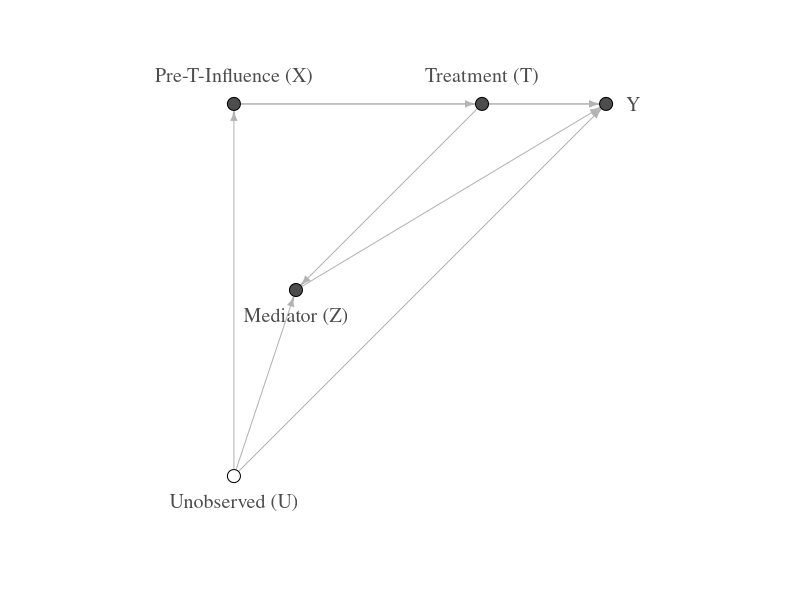
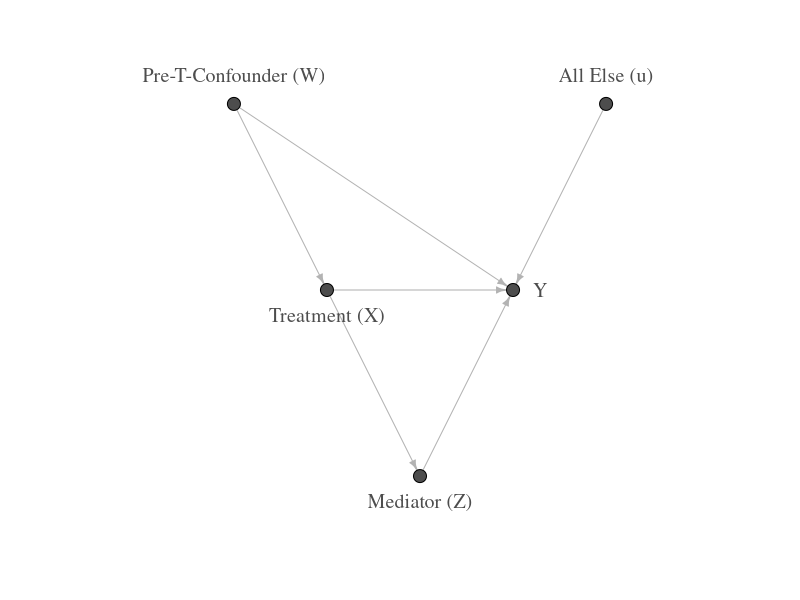
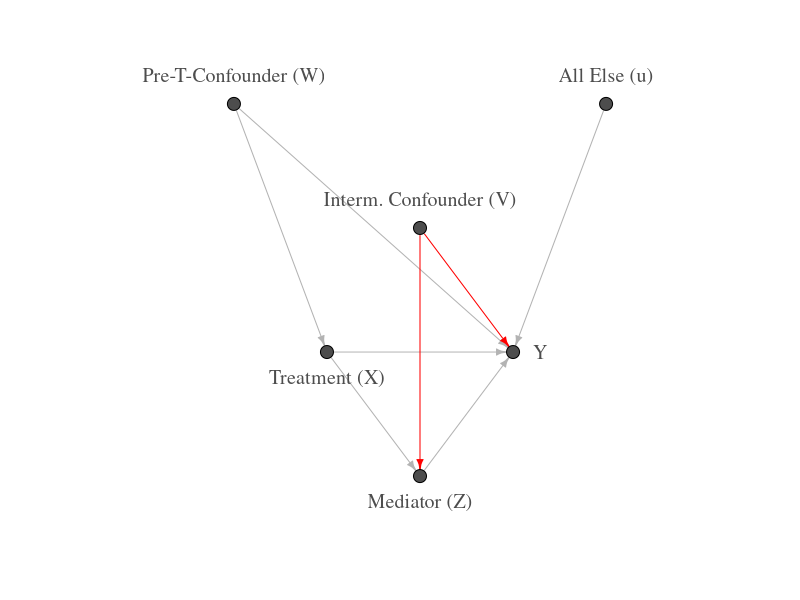
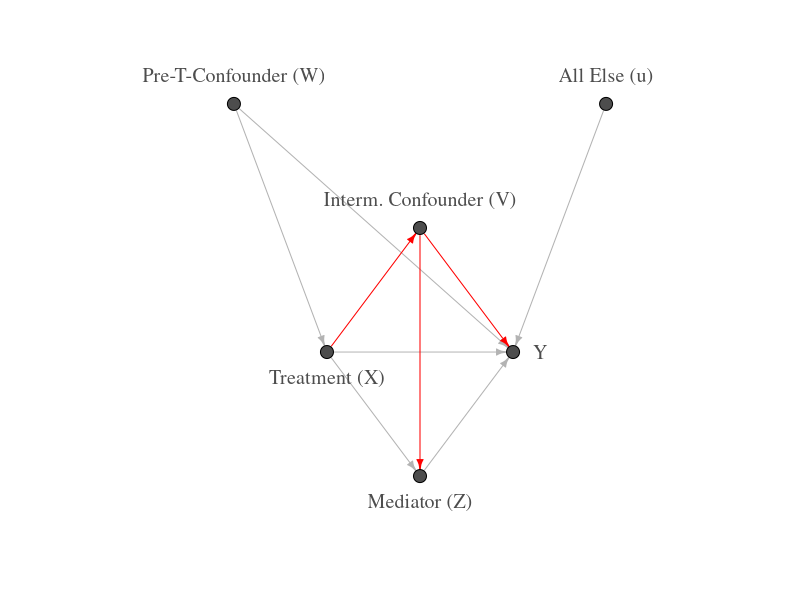

The R source for these figures, in order:
## ---- chunk 1
library(igraph)
library(tibble)
## ---- chunk 2
Nodes <- tribble(
  ~nodes,                 ~x, ~y, 
  "Pre-T-Influence (X)",   0,  1,  
  "Treatment (T)",         4,  1,  
  "Y",                     6,  1,  
  "Mediator (Z)",          1,  0,
  "Unobserved (U)",        0, -1)
Edges <- tribble(
  ~from,                 ~to,
  "Pre-T-Influence (X)", "Treatment (T)",
  "Pre-T-Influence (X)", "Y",
  "Treatment (T)",        "Y",
  "Treatment (T)",        "Mediator (Z)",
  "Mediator (Z)",         "Y",
  "Unobserved (U)",       "Y",
  "Unobserved (U)",       "Pre-T-Influence (X)",
  "Unobserved (U)",       "Mediator (Z)")
plot(graph_from_data_frame(vertices=Nodes, d=Edges, directed=TRUE),
     vertex.color=c(rep("gray30", nrow(Nodes) -1), "white"), 
     vertex.size=7,
     label.font=2, vertex.size=30, vertex.label.cex=1.2,
     edge.arrow.size=0.5, edge.color="gray70", 
     vertex.label.color="gray30", vertex.label.dist=2,
     vertex.label.degree=c(-pi/2, -pi/2, 0, pi/2, pi/2))
## ---- chunk 3
Nodes <- tribble(
  ~nodes,                 ~x, ~y, 
  "Pre-T-Confounder (W)", -2,  1,  
  "Treatment (X)",        -1,  0,  
  "Y",                     1,  0,  
  "Mediator (Z)",          0, -1,
  "All Else (u)",          2,  1)
Edges <- tribble(
  ~from,                 ~to,
  "Pre-T-Confounder (W)", "Treatment (X)",
  "Pre-T-Confounder (W)", "Y",
  "Treatment (X)",        "Y",
  "Treatment (X)",        "Mediator (Z)",
  "Mediator (Z)",         "Y",
  "All Else (u)",         "Y")
plot(graph_from_data_frame(vertices=Nodes, d=Edges, directed=TRUE),
     vertex.color="gray30", vertex.size=7,
     label.font=2, vertex.size=30, vertex.label.cex=1.2,
     edge.arrow.size=0.5, edge.color="gray70", 
     vertex.label.color="gray30", vertex.label.dist=2,
     vertex.label.degree=c(-pi/2,pi/2, 0, pi/2, -pi/2))
## ---- chunk 4
Nodes <- tribble(
  ~nodes,                 ~x, ~y, 
  "Pre-T-Confounder (W)", -2,  2,  
  "Treatment (X)",        -1,  0,  
  "Y",                     1,  0,  
  "Mediator (Z)",          0, -1,
  "Interm. Confounder (V)",0,  1,
  "All Else (u)",          2,  2)
Edges <- tribble(
  ~from,                  ~to,
  "Pre-T-Confounder (W)",  "Treatment (X)",
  "Pre-T-Confounder (W)",  "Y",
  "Treatment (X)",         "Y",
  "Treatment (X)",         "Mediator (Z)",
  "Interm. Confounder (V)","Mediator (Z)",
  "Interm. Confounder (V)","Y",
  "Mediator (Z)",          "Y",
  "All Else (u)",          "Y")
g1 <- graph_from_data_frame(vertices=Nodes, d=Edges, directed=TRUE)
E(g1)$color <- "gray70"
E(g1)$color[5:6] <- "red"
plot(g1,
     vertex.color="gray30", vertex.size=7,
     label.font=2, vertex.size=30, vertex.label.cex=1.2,
     edge.arrow.size=0.5, # edge.color="gray70", 
     vertex.label.color="gray30", vertex.label.dist=2,
     vertex.label.degree=c(-pi/2,pi/2, 0, pi/2, -pi/2, -pi/2))
## ---- chunk 5
Nodes <- tribble(
  ~nodes,                 ~x, ~y, 
  "Pre-T-Confounder (W)", -2,  2,  
  "Treatment (X)",        -1,  0,  
  "Y",                     1,  0,  
  "Mediator (Z)",          0, -1,
  "Interm. Confounder (V)",0,  1,
  "All Else (u)",          2,  2)
Edges <- tribble(
  ~from,                  ~to,
  "Pre-T-Confounder (W)",  "Treatment (X)",
  "Pre-T-Confounder (W)",  "Y",
  "Treatment (X)",         "Y",
  "Treatment (X)",         "Mediator (Z)",
  "Treatment (X)",         "Interm. Confounder (V)",
  "Interm. Confounder (V)","Mediator (Z)",
  "Interm. Confounder (V)","Y",
  "Mediator (Z)",          "Y",
  "All Else (u)",          "Y")
g1 <- graph_from_data_frame(vertices=Nodes, d=Edges, directed=TRUE)
E(g1)$color <- "gray70"
E(g1)$color[5:7] <- "red"
plot(g1,
     vertex.color="gray30", vertex.size=7,
     label.font=2, vertex.size=30, vertex.label.cex=1.2,
     edge.arrow.size=0.5, # edge.color="gray70", 
     vertex.label.color="gray30", vertex.label.dist=2,
     vertex.label.degree=c(-pi/2,pi/2, 0, pi/2, -pi/2, -pi/2))
